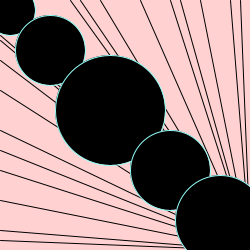
Frame 1 (no input)
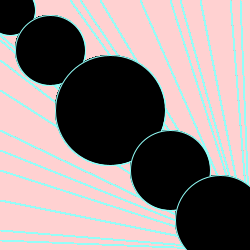
Frame 60 (the mouse pressed at the canvas centre just before this capture)
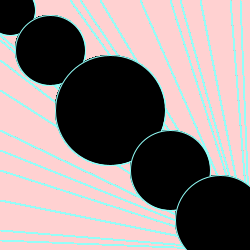
Frame 120 (the mouse held since frame 60 and released just before this capture)

The Processing sketch that drew these frames (run headless with seeded random() and noise(); from frame 60 on, the mouse is pressed at the canvas centre):

// Processing sketch: processing_18778
// ── processing_18778.pde

float blue = 0; 
void setup(){
size(250,250);
background(#FFD1D1);
}
void draw(){
  strokeWeight(1);
  line(250,250,240,0);
line(250,250,230,0);
line(250,250,200,0);
line(250,250,180,0);
line(250,250,170,0);
line(250,250,140,0);
line(250,250,100,0);
line(250,250,80,0);
line(250,250,70,0);

line(250,250,0,40);
line(250,250,0,35);
line(250,250,0,60);
line(250,250,0,90);
line(250,250,0,130);
line(250,250,0,150);
line(250,250,0,170);
line(250,250,0,200);
line(250,250,0,240);
line(250,250,0,250);
line(250,250,0,230);

  stroke(#93FFF9);
  fill(blue); 
ellipse(10, 10, 50, 50);
fill(blue); 
ellipse(50, 50, 70, 70);
fill(blue); 
ellipse(110, 110, 110, 110);
fill(blue); 
ellipse(170,170,80,80);
fill(blue); 
ellipse(220,220,90,90);


} 
void mouseDragged(){
blue += 5;	
}
